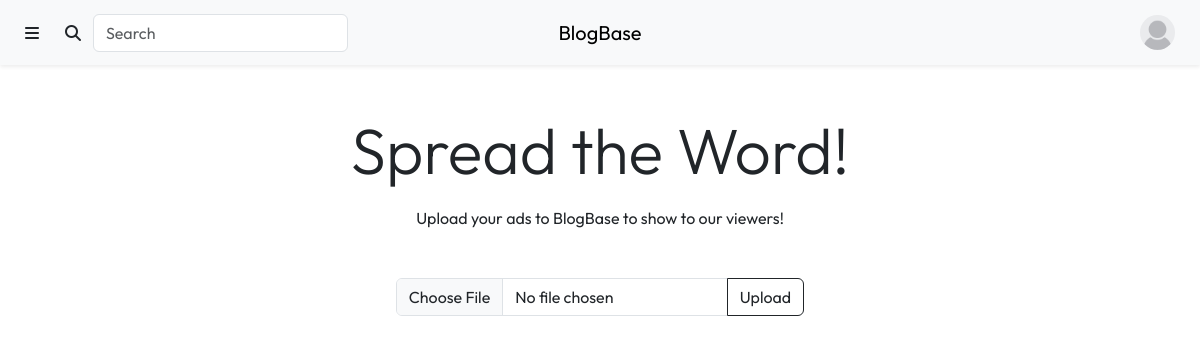
The page /content/ads.php (signed in) on the database as committed earlier.
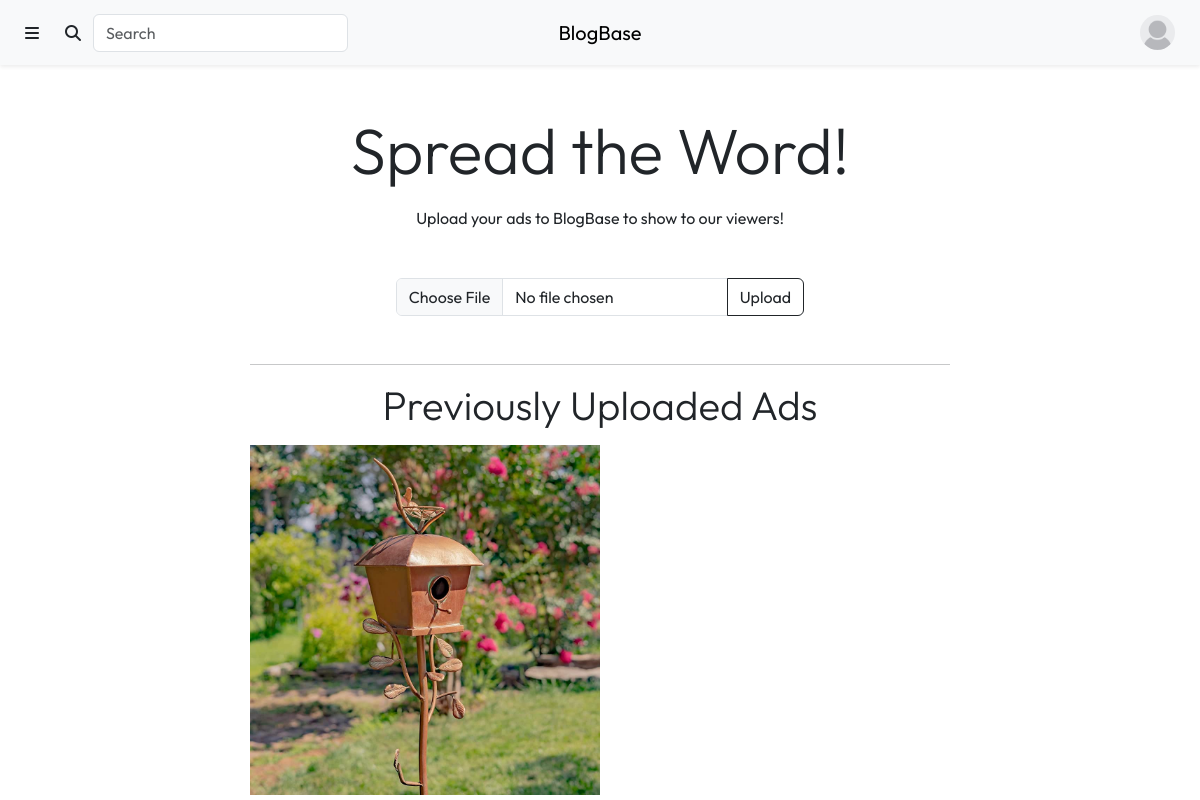
The same page on the database as committed later.
### tables this page shows
CREATE TABLE `Ads` (
  `ad_id` int(11) NOT NULL,
  `advertiser_id` int(11) NOT NULL,
  `ad_file` varchar(255) NOT NULL,
  `submit_date` date NOT NULL DEFAULT current_timestamp(),
  `price_paid` int(11) NOT NULL DEFAULT 50
);

### include/user_info.inc.php (called while the page is built, shortened)
<?php
if (isset($_SESSION['username'])) {
    $user_query = "SELECT *
                   FROM Users
                   WHERE username = '" . $_SESSION['username'] . "';";
    $user_result = mysqli_query($con, $user_query);
    $user_info = $user_result->fetch_assoc();
}
?>

### content/ads.php (the view, shortened to what this page needs)
<?php
require_once "../include/connect.inc.php";
include_once "../include/user_info.inc.php";
$user_id = $user_info['user_id'];
$ad_query = "SELECT *
             FROM Ads
             WHERE advertiser_id = $user_id";
$result = mysqli_query($con, $ad_query);
?>
<!DOCTYPE html>
<html lang="en">
    <head>
        <link rel="stylesheet" href="https://cdn.jsdelivr.net/npm/bootstrap@5.3.0-alpha1/dist/css/bootstrap.min.css">
        <link rel="stylesheet" href="https://cdnjs.cloudflare.com/ajax/libs/font-awesome/6.2.1/css/all.min.css">
        <link rel="stylesheet" href="css/styles.css">
    </head>
    <body>
        <div class="header">
            <?php include "./views/header.php" ?>
        <div class="col-10 col-lg-7 mt-5 mx-auto">
            <div class="text-center">
                <p class="display-3 mt-3">Spread the Word!</p>
                <p>Upload your ads to BlogBase to show to our viewers!</p>
            </div>
            <div class="col-10 col-lg-7 my-5 mx-auto text-center">
                <form method="post" action="../include/upload_img.inc.php?img=ad" enctype="multipart/form-data">
                    <div class="input-group">
                        <input class="form-control" type="file" name="file" onchange="preview_ad(event)">
                        <button class="btn btn-outline-dark" type="submit" name="submit">Upload</button>
                    </div>
                </form>
            </div>
            <?php if ($result->num_rows > 0) { ?>
                <hr>
                <div>
                    <p class="display-6 text-center m-3">Previously Uploaded Ads</p>
                </div>
                <?php while ($row = $result->fetch_assoc()) {
                    $ad_file = "./uploads/ads/" . $row['ad_file'];
                ?>
                    <img class="ad-img img-fluid" src="<?php echo $ad_file; ?>" alt="">
                <?php }
            } ?>
        </div>
    </body>
</html>

Rows that differ between the two databases and show on the page:
added ads: ad_file (picture)
Other text that changed with them:
text now shown: "Previously Uploaded Ads"
